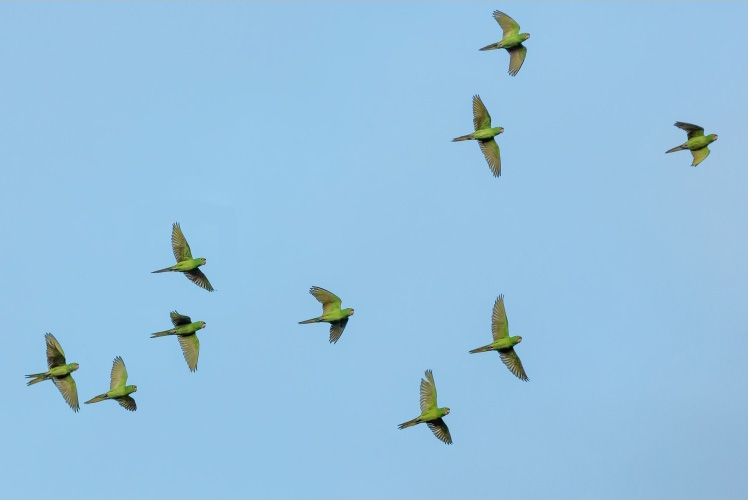
#> input picture Figures/BirdPic.jpg, 748 x 500 px
$ python Homework_Canny.py
#> lines starting #> are read from the running program, lines starting #| are printed output that depends on the picture; after the words box and inside, x2 and y2 are one past the last pixel; in counts of white or black regions, pixels touching at a corner belong together
import cv2 as cv
import numpy as np
from matplotlib import pyplot as plt
# Upload Picture
bird = cv.imread("Figures/BirdPic.jpg")
#> bird is the input picture: shape (500, 748, 3); mean B, G, R 223.9, 193.6, 149.5
cv.imshow("Original",bird)
# Convert RGB to gray scale
bird_g = cv.cvtColor(bird,cv.COLOR_BGR2GRAY)
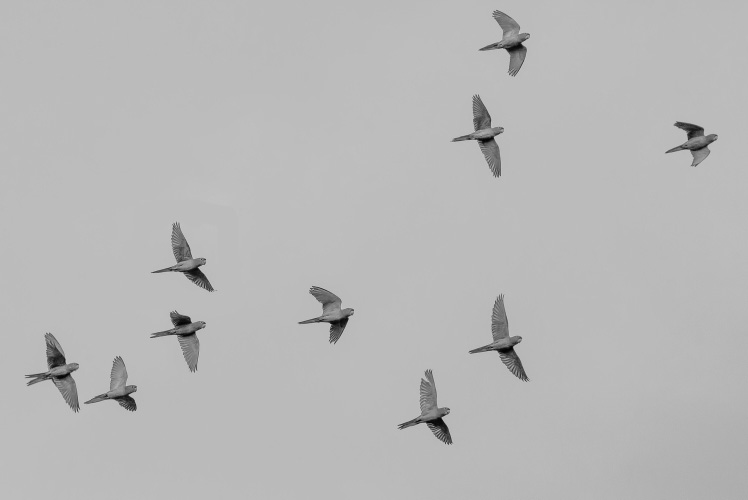
#> bird_g: shape (500, 748); min 1, max 209, mean 183.8
# Blurred
blurred = cv.GaussianBlur(bird_g,(5,5),0)
#cv.imshow("blurred Image",blurred)
# Threshold
(T,thres) = cv.threshold(blurred,170,250,cv.THRESH_BINARY)
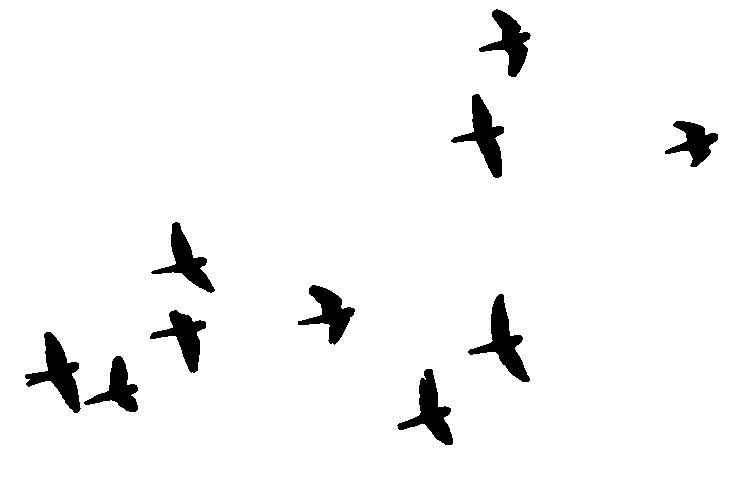
#> thres: shape (500, 748); values 0 (black) and 250 (white), 96.1% white; 10 black regions, largest, box (x1, y1, x2, y2) and area: (25, 332, 81, 413) 1756, (468, 294, 530, 382) 1740, (451, 94, 504, 178) 1609
cv.imshow("threshold Image", thres)
# Detect-Edge
edge = cv.Canny(thres,50,150)
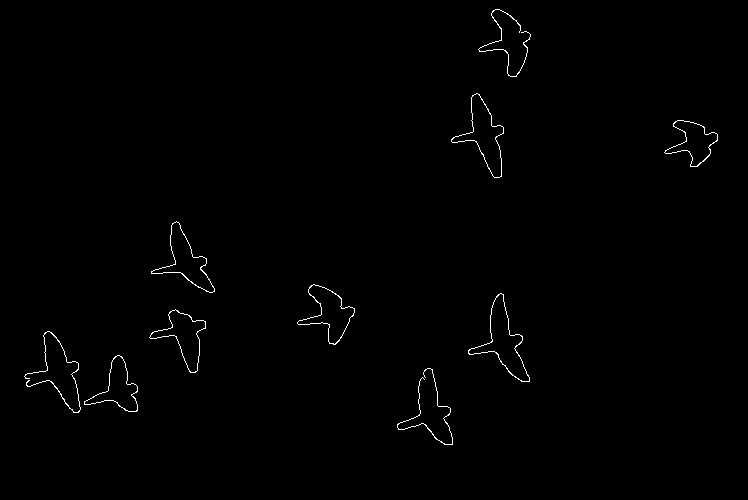
#> edge: shape (500, 748); 0.62% white in thin lines or dots, all inside (x1, y1, x2, y2) = (24, 9, 718, 445)
cv.imshow("Detect-Edge-Canny ",edge)
# Contours
cnts, hierarchy = cv.findContours(edge,cv.RETR_EXTERNAL,cv.CHAIN_APPROX_SIMPLE)
#> cnts = 10 contours, 1 with area under 20; largest, box (x1, y1, x2, y2) and area: (468, 293, 530, 382) 1746, (451, 93, 504, 178) 1606, (151, 221, 215, 293) 1443, (297, 284, 355, 345) 1404, (149, 309, 206, 373) 1358

print("There are %d birds in this image" % (len(cnts)))
#| There are 10 birds in this image
bird_c = bird.copy()
cv.drawContours(bird_c,cnts,-1,(0,255,0),2)
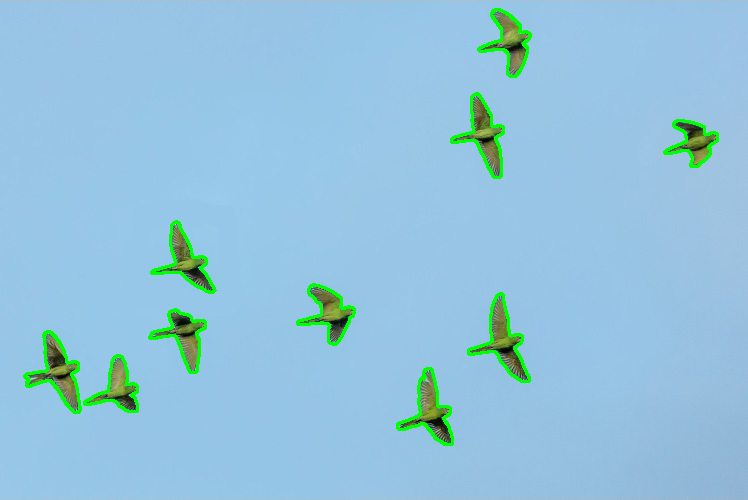
#> bird_c: shape (500, 748, 3); 2.08% of pixels changed, all inside (x1, y1, x2, y2) = (23, 8, 719, 446)
cv.imshow("Contours",bird_c)


# [5 lines of commented-out code are left out]

cv.waitKey(0)
cv.destroyAllWindows()
